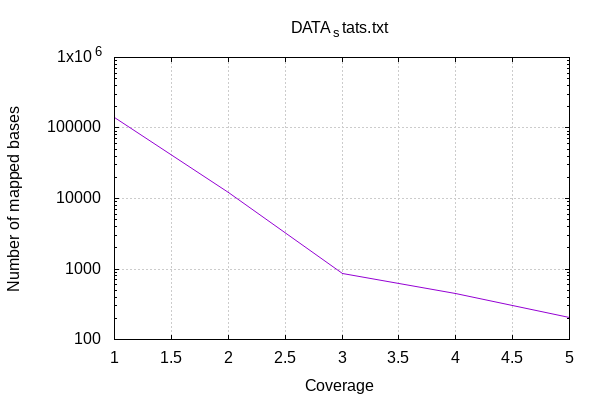

Here is the gnuplot script that generated this plot:

            set terminal png size 600,400 truecolor
            set output "DATA_stats-coverage.png"
            set grid xtics ytics y2tics back lc rgb "#cccccc"
            set ylabel "Number of mapped bases"
            set xlabel "Coverage"
            set log y
            set style fill solid border -1
            set title "DATA_stats.txt"
            set xrange [:5]
            plot '-' with lines notitle
        1	141896
2	12155
3	857
4	443
5	205
6	93
7	55
8	15
9	22
10	10
14	20
15	6
16	2
17	21
18	24
end
